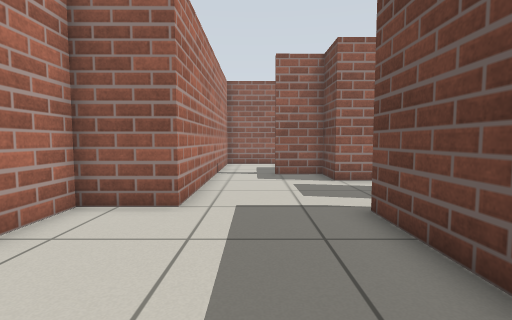
[1] (above)

22 first-person views from a walk through a Gazebo world. The camera is 0.72 m above the floor, tilts 4° down and sees 85° across. The floor is counted in squares, 0.5 m on a side. Each view is taken from the middle of a square. On the plan, view 1 faces up. The plan holds only what a view shows up to about 14 squares ahead; the rest is blank. The place goes on beyond the plan.

[2]
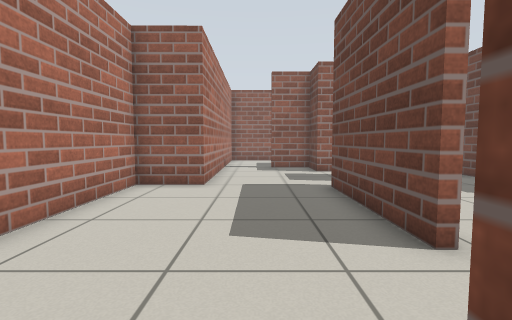

[3]
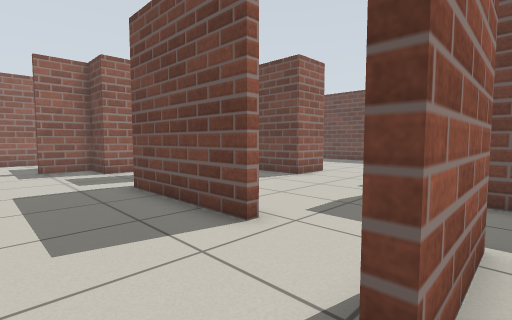

[4]
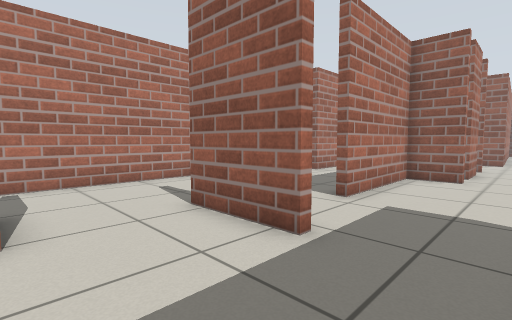

[5]
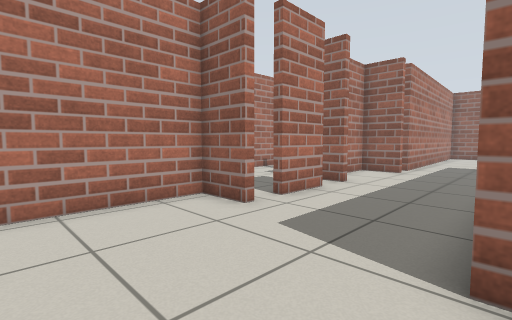

[6]
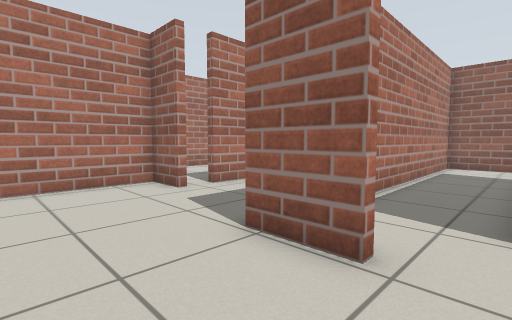

[7]
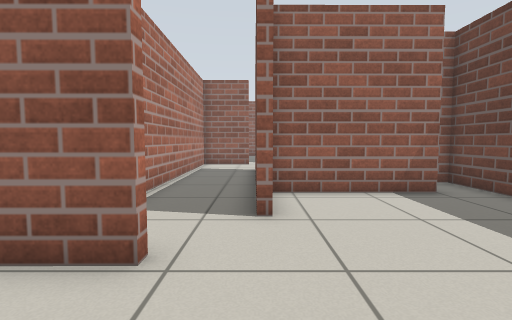

[8]
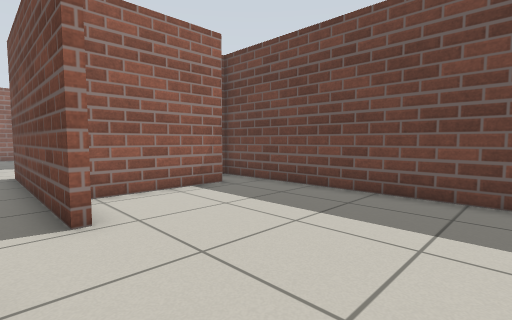

[9]
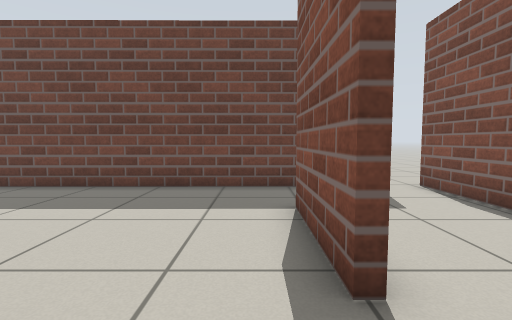

[10]
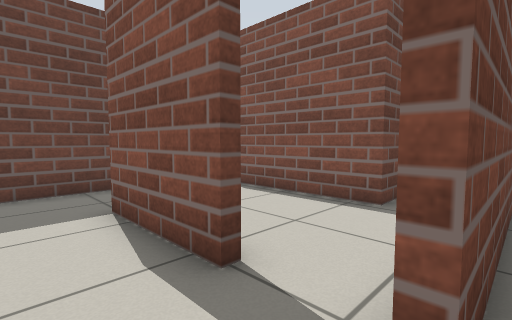

[11]
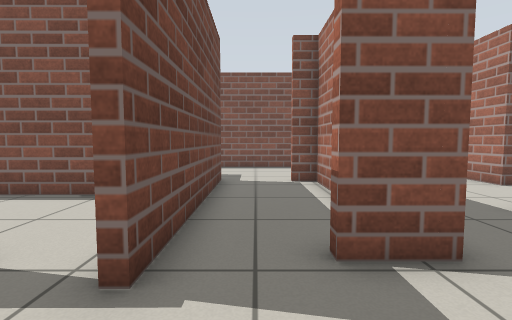

[12]
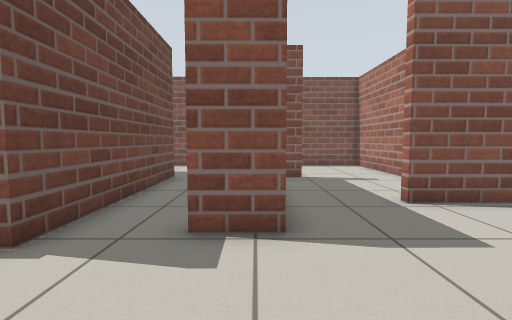

[13]
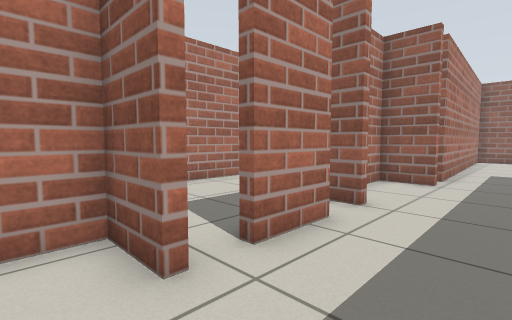

[14]
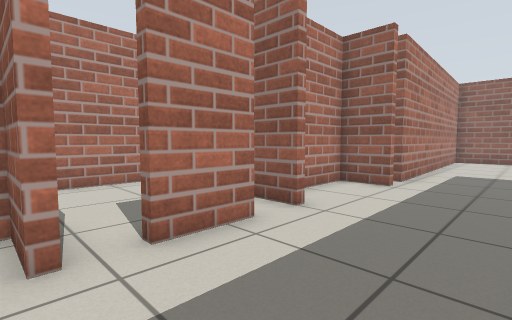

[15]
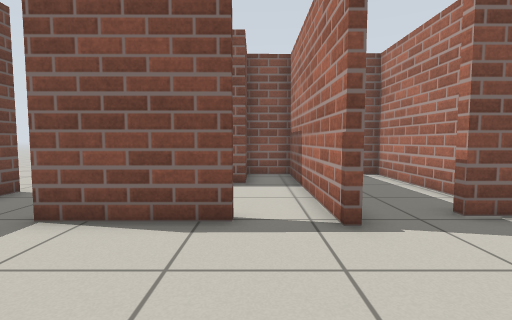

[16]
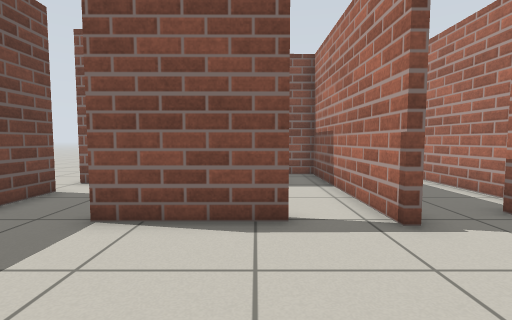

[17]
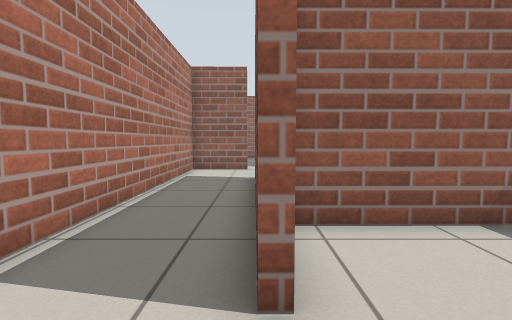

[18]
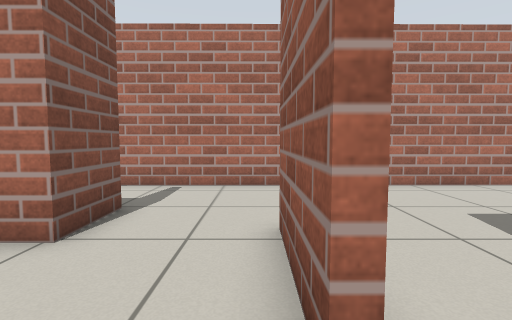

[19]
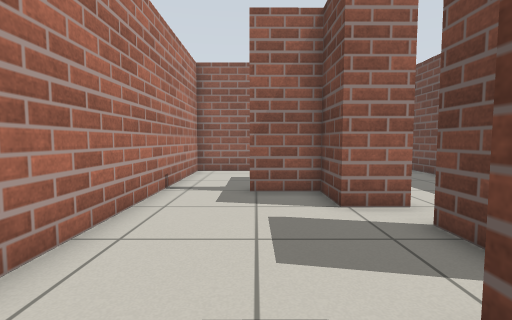

[20]
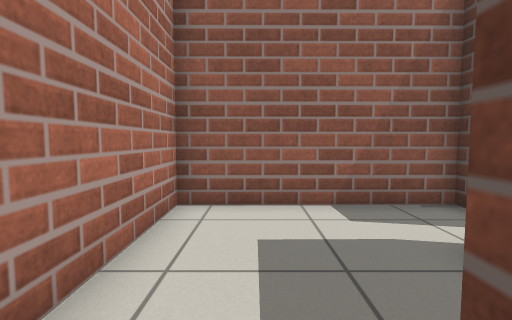

[21]
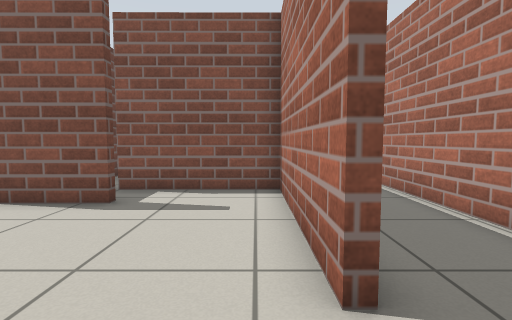

[22]
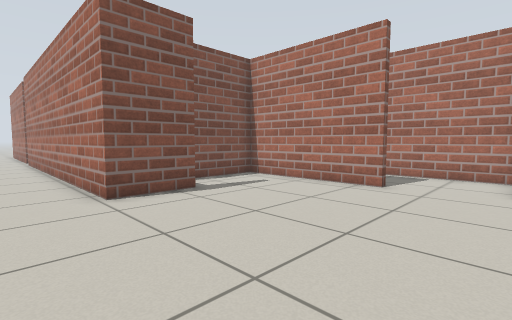

### Floor plan
Key: @ floor where view 1 was taken; # wall or solid block; x gap in a wall; . floor; T thing the floor can be seen under or through.
Columns run from 4 left of view 1 to 22 right of it. Each row starts with its distance up from view 1.
 18          #.. ####......  .
 17   ########...#..........
 16   #..... #...#...........
 15   #.....x....#............
 14   #....##....#..#.........
 13   #....#.....#..#.........
 12   #..###.....#..#.........
 11   #....#.....#..#....###..
 10   #....##....#..#....###..
  9   #..........#..######.#..
  8   #.....T....#..#......#..
  7   #.....T....#..#......#..
  6 ###....TT....#.........#.
  5 #.....TTT....#.........#.
  4 #.....##.....##........#.
  3 #.....##...............#.
  2 #.....##...............#.
  1 #.....##...............#.
  0 #...@......##.##.###...#.
 -1 #..........##.##.......#.
 -2 #....###...#..##.......#
 -3 #....###...#..##........
 -4 #..........#..##.#######..
 -5 #..........#..####      ...
 -6 #...##.....#..###       ...
 -7 #.   #...####.# #        ..

Where each view was taken, in squares from view 1:
view 1: 0 up, 0 right, facing up
view 2: 3 down, 0 right, facing up
view 3: 3 down, 1 left, facing up-right
view 4: 6 down, 6 right, facing up-left
view 5: 1 up, 9 right, facing up-left
view 6: 1 up, 12 right, facing up-left
view 7: 1 up, 12 right, facing up
view 8: 1 up, 11 right, facing up-right
view 9: 1 up, 10 right, facing right
view 10: 2 up, 10 right, facing down-right
view 11: 3 up, 9 right, facing down
view 12: 4 up, 7 right, facing down
view 13: 4 up, 7 right, facing up-left
view 14: 5 up, 8 right, facing up-left
view 15: 5 up, 12 right, facing down
view 16: 5 up, 13 right, facing down
view 17: 4 up, 12 right, facing up
view 18: 3 down, 5 right, facing left
view 19: 4 up, 1 right, facing up
view 20: 11 up, 0 right, facing up
view 21: 17 up, 13 right, facing down
view 22: 18 up, 21 right, facing down-left
